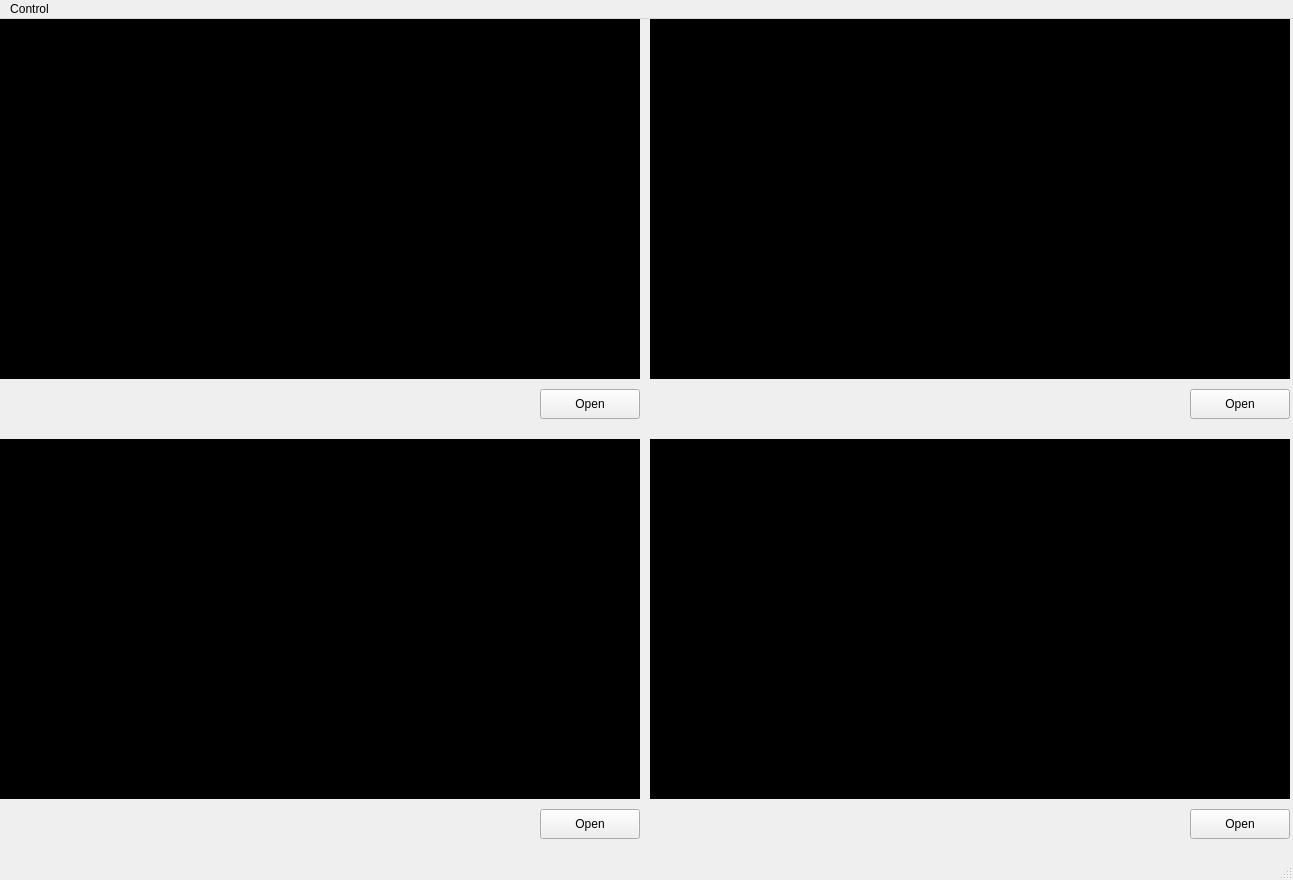
<?xml version="1.0" encoding="UTF-8"?>
<ui version="4.0">
 <class>MainWindow</class>
 <widget class="QMainWindow" name="MainWindow">
  <property name="geometry">
   <rect>
    <x>0</x>
    <y>0</y>
    <width>1293</width>
    <height>880</height>
   </rect>
  </property>
  <property name="windowTitle">
   <string>Camera Monitor &amp; Recorder</string>
  </property>
  <property name="styleSheet">
   <string notr="true"/>
  </property>
  <widget class="QWidget" name="centralwidget">
   <widget class="QLabel" name="window_camera_2">
    <property name="geometry">
     <rect>
      <x>650</x>
      <y>0</y>
      <width>640</width>
      <height>360</height>
     </rect>
    </property>
    <property name="styleSheet">
     <string notr="true">background-color: rgb(0, 0, 0);</string>
    </property>
    <property name="text">
     <string>Camera #2</string>
    </property>
    <property name="alignment">
     <set>Qt::AlignCenter</set>
    </property>
   </widget>
   <widget class="QLabel" name="window_camera_3">
    <property name="geometry">
     <rect>
      <x>0</x>
      <y>420</y>
      <width>640</width>
      <height>360</height>
     </rect>
    </property>
    <property name="styleSheet">
     <string notr="true">background-color: rgb(0, 0, 0);</string>
    </property>
    <property name="text">
     <string>Camera #3</string>
    </property>
    <property name="alignment">
     <set>Qt::AlignCenter</set>
    </property>
   </widget>
   <widget class="QLabel" name="window_camera_4">
    <property name="geometry">
     <rect>
      <x>650</x>
      <y>420</y>
      <width>640</width>
      <height>360</height>
     </rect>
    </property>
    <property name="styleSheet">
     <string notr="true">background-color: rgb(0, 0, 0);</string>
    </property>
    <property name="text">
     <string>Camera #4</string>
    </property>
    <property name="alignment">
     <set>Qt::AlignCenter</set>
    </property>
   </widget>
   <widget class="QPushButton" name="btn_camera_open_1">
    <property name="geometry">
     <rect>
      <x>540</x>
      <y>370</y>
      <width>100</width>
      <height>30</height>
     </rect>
    </property>
    <property name="text">
     <string>Open</string>
    </property>
   </widget>
   <widget class="QPushButton" name="btn_camera_open_2">
    <property name="geometry">
     <rect>
      <x>1190</x>
      <y>370</y>
      <width>100</width>
      <height>30</height>
     </rect>
    </property>
    <property name="text">
     <string>Open</string>
    </property>
   </widget>
   <widget class="QPushButton" name="btn_camera_open_3">
    <property name="geometry">
     <rect>
      <x>540</x>
      <y>790</y>
      <width>100</width>
      <height>30</height>
     </rect>
    </property>
    <property name="text">
     <string>Open</string>
    </property>
   </widget>
   <widget class="QPushButton" name="btn_camera_open_4">
    <property name="geometry">
     <rect>
      <x>1190</x>
      <y>790</y>
      <width>100</width>
      <height>30</height>
     </rect>
    </property>
    <property name="text">
     <string>Open</string>
    </property>
   </widget>
   <widget class="QLabel" name="window_camera_1">
    <property name="geometry">
     <rect>
      <x>0</x>
      <y>0</y>
      <width>640</width>
      <height>360</height>
     </rect>
    </property>
    <property name="styleSheet">
     <string notr="true">background-color: rgb(0, 0, 0);</string>
    </property>
    <property name="text">
     <string>TextLabel</string>
    </property>
    <property name="alignment">
     <set>Qt::AlignCenter</set>
    </property>
   </widget>
  </widget>
  <widget class="QMenuBar" name="menubar">
   <property name="geometry">
    <rect>
     <x>0</x>
     <y>0</y>
     <width>1293</width>
     <height>23</height>
    </rect>
   </property>
   <widget class="QMenu" name="menuControl">
    <property name="title">
     <string>Control</string>
    </property>
    <addaction name="actionStart_Recording"/>
    <addaction name="actionStop_Recording"/>
   </widget>
   <addaction name="menuControl"/>
  </widget>
  <widget class="QStatusBar" name="statusbar"/>
  <action name="actionExit">
   <property name="text">
    <string>Exit</string>
   </property>
  </action>
  <action name="actionStart_Recording">
   <property name="text">
    <string>Start Video Recording</string>
   </property>
  </action>
  <action name="actionStop_Recording">
   <property name="text">
    <string>Stop Video Recording</string>
   </property>
  </action>
 </widget>
 <resources/>
 <connections/>
</ui>
